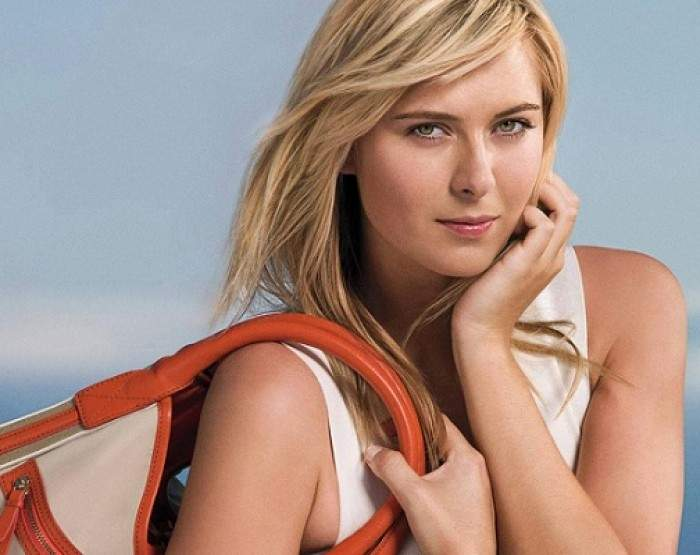
#> input picture test_images/maria1.jpg, 700 x 555 px
$ jupyter execute --allow-errors main.ipynb
#> lines starting #> are read from the running program, lines starting #| are printed output that depends on the picture
<h2 style='color:red' align='center'>Sport Celebrity Image Classification<h2>

Reference: https://github.com/codebasics/py/tree/master/DataScience/CelebrityFaceRecognition

[cell 1]
#Import neccessary library
import numpy as np
import pandas as pd
import cv2
import sklearn
import matplotlib.pyplot as plt

[cell 2]
# Read test image by opencv
img = cv2.imread('./test_images/maria1.jpg')
#> img is the input picture: shape (555, 700, 3); mean B, G, R 134.6, 144, 169.9
img.shape
#> Out = (555, 700, 3)

[cell 3]
# Show image
plt.imshow(img)

[cell 4]
# Change image color to gray
gray = cv2.cvtColor(img, cv2.COLOR_BGR2GRAY)
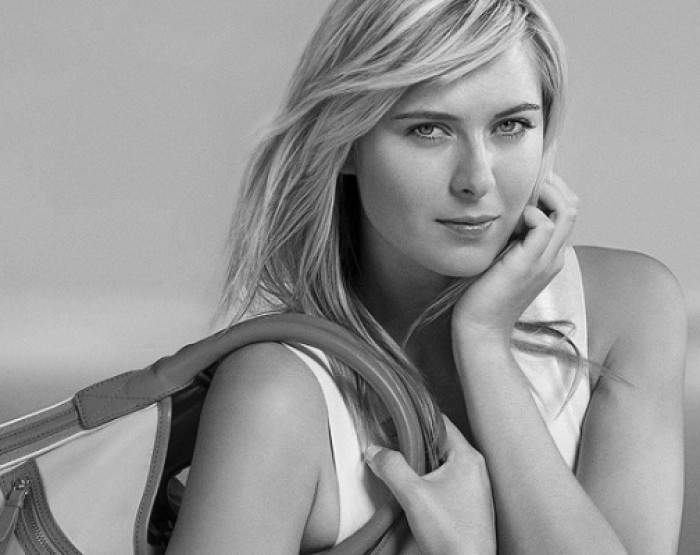
#> gray: shape (555, 700); min 0, max 254, mean 150.7
gray.shape
#> Out = (555, 700)

[cell 5]
plt.imshow(gray,cmap='gray')

[cell 6]
face_cascade  = cv2.CascadeClassifier('./opencv/haarcascades/haarcascade_frontalface_default.xml')
eye_cascade = cv2.CascadeClassifier('./opencv/haarcascades/haarcascade_eye.xml')

faces =  face_cascade.detectMultiScale(gray,1.3,5)
#> faces = [[352, 38, 233, 233]]
faces
#> Out = [[352, 38, 233, 233]]

[cell 7]
(x,y,w,h) =faces[0]
#> x = 352; y = 38; w = 233; h = 233
x,y,w,h
#> Out = (352, 38, 233, 233)

[cell 8]
# Detect face and draw a rectangle around the face
face_img = cv2.rectangle(img,(x,y),(x+w,y+h),(255,0,0),2)
plt.imshow(face_img)

[cell 9]
# Detect 2 eyes in a face
cv2.destroyAllWindows()
for (x,y,w,h) in faces:
    face_img = cv2.rectangle(img,(x,y),(x+w,y+h),(255,0,0),2)
    roi_gray = gray[y:y+h, x:x+w]
    roi_color = face_img[y:y+h, x:x+w]
    eyes = eye_cascade.detectMultiScale(roi_gray)
    for (ex,ey,ew,eh) in eyes:
        cv2.rectangle(roi_color,(ex,ey),(ex+ew,ey+eh),(0,255,0),2)
#> this loop made 1 pass
#> (x, y, w, h, eyes) on pass 1: (352, 38, 233, 233, [[134, 65, 47, 47], [50, 68, 48, 48]])
#> pass 1, `roi_gray = gray[y:y+h, x:x+w]`:
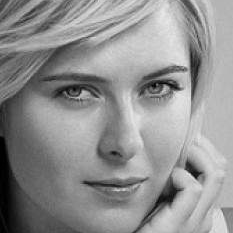
#> roi_gray: shape (233, 233); min 0, max 233, mean 144.5
#> after the loop:
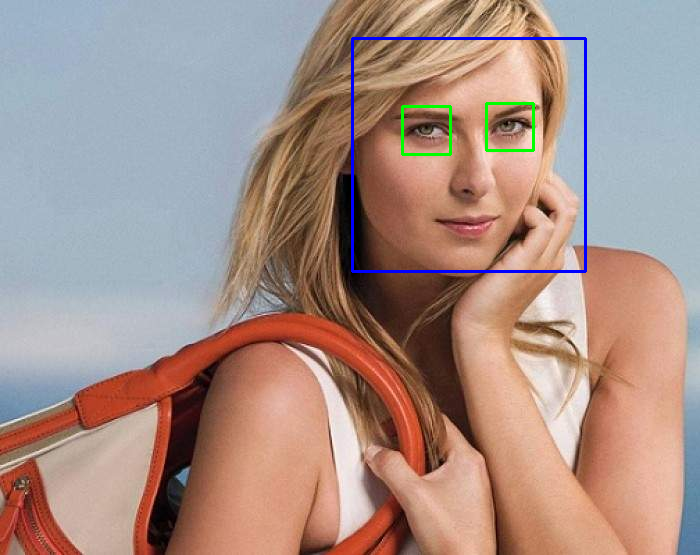
#> img: shape (555, 700, 3); mean B, G, R 135.3, 143.4, 168.2
#> after the loop:
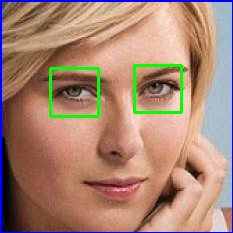
#> roi_color: shape (233, 233, 3); mean B, G, R 114.7, 133.5, 168.5


plt.figure()
plt.imshow(face_img, cmap='gray')
plt.show()

[cell 10]
# Focus only on the face's area
plt.imshow(roi_color,cmap='gray')

[cell 11]
# Create the function to cut the facial area if it has two eyes
def get_cropped_image_if_2_eyes(image_path):
#> called with image_path = './test_images/maria1.jpg'
    img = cv2.imread(image_path)
    gray = cv2.cvtColor(img, cv2.COLOR_BGR2GRAY)
    faces = face_cascade.detectMultiScale(gray, 1.3, 5)
#> faces = [[352, 38, 233, 233]]
    for (x,y,w,h) in faces:
        roi_gray = gray[y:y+h, x:x+w]
        roi_color = img[y:y+h, x:x+w]
        eyes = eye_cascade.detectMultiScale(roi_gray)
        if len(eyes) >= 2:
            return roi_color

[cell 12]
original_image = cv2.imread('./test_images/maria1.jpg')
plt.imshow(original_image)

[cell 13]
# Test cropped function
cropped_image = get_cropped_image_if_2_eyes('./test_images/maria1.jpg')
plt.imshow(cropped_image)

#### There are images with unclear facses and two eyes. Those images are bad our models to detect so we will try to filter them out.

[cell 14]
obstructed_image = cv2.imread('./test_images/maria2.jpg')
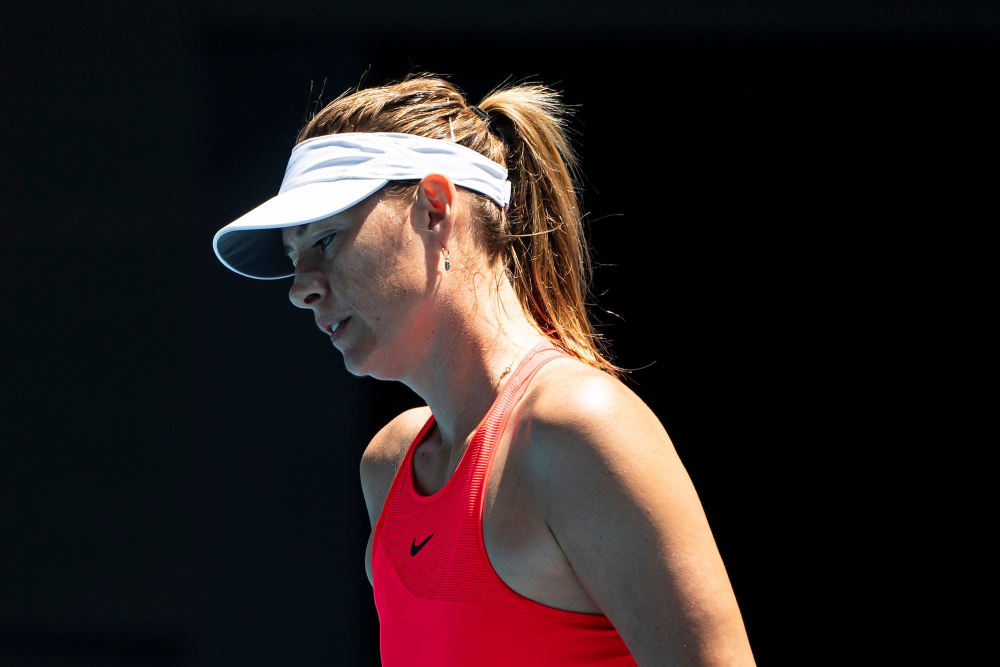
#> input picture test_images/maria2.jpg, 2000 x 1333 px (shown at 1/2 size)
#> obstructed_image is the input picture: shape (1333, 2000, 3); mean B, G, R 32.4, 32.3, 43.6
plt.imshow(obstructed_image)

[cell 15]
# Images that do not show two eye will return None in the function get_cropped_image_if_2_eyes()
cropped_image2 = get_cropped_image_if_2_eyes('./test_images/maria2.jpg')
#> call 2 of get_cropped_image_if_2_eyes, with image_path = './test_images/maria2.jpg'
#> in get_cropped_image_if_2_eyes (call 2), `gray = cv2.cvtColor(img, cv2.COLOR_BGR2GRAY)`:
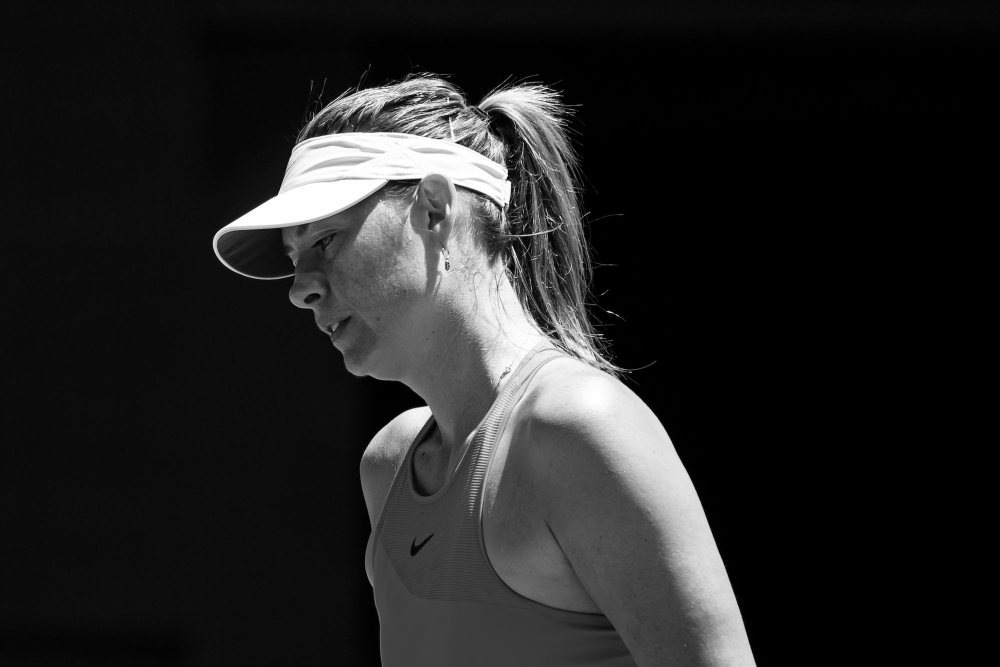
#> gray: shape (1333, 2000) (shown at 1/2 size); min 0, max 255, mean 35.7
#> in get_cropped_image_if_2_eyes (call 2), `faces = face_cascade.detectMultiScale(gray, 1.3, 5)`: faces = ()
cropped_image2

#### We create a cropped folder that seperates cropped images from our images set

[cell 16]
path_to_data = './images_dataset/'
path_to_cr_data = './images_dataset/cropped/'

[cell 17]
import os
img_dirs = []
for entry in os.scandir(path_to_data):
    if entry.is_dir():
        img_dirs.append(entry.path)
img_dirs

[cell 18]
# Check if the cropped folder exists. If yes, deleter and create a new folder.
import shutil
if os.path.exists(path_to_cr_data):
    shutil.rmtree(path_to_cr_data)
os.mkdir(path_to_cr_data)

[cell 19]
cropped_image_dirs = []
celebrity_file_names_dict = {}
#> (the rest of this cell did not finish here and is left out)

        if roi_color is not None:
            cropped_folder = path_to_cr_data + celebrity_name
            if not os.path.exists(cropped_folder):
                os.makedirs(cropped_folder)
                cropped_image_dirs.append(cropped_folder)
                print("Generating cropped images in folder: ",cropped_folder)
            cropped_file_name = celebrity_name + str(count) + ".png"
            cropped_file_path = cropped_folder + "/" + cropped_file_name
            cv2.imwrite(cropped_file_path, roi_color)
            celebrity_file_names_dict[celebrity_name].append(cropped_file_path)
            count += 1

### We will manually delete images with faces not match with a specific celebrity
### After we manually delete images. We will examine the cropped_image_dirs variable again and delete any unwanted images. Basically, we reconstruct the celebrity_file_names_dict to update with the remaining valid images.

[cell 20]
cropped_image_dirs =['./images_dataset/cropped/lebron_james',
'./images_dataset/cropped/lionel_messi',
'./images_dataset/cropped/maria_sharapova',
'./images_dataset/cropped/michael_jordan',
'./images_dataset/cropped/michael_phelps',
 './images_dataset/cropped/roger_federer',
 './images_dataset/cropped/serena_williams',
 './images_dataset/cropped/tiger_wood',
 './images_dataset/cropped/tom_brady',
 './images_dataset/cropped/virat_kohli']

[cell 21]
cropped_image_dirs

[cell 22]
celebrity_file_names_dict = {}
#> (the rest of this cell did not finish here and is left out)

In wavelet transformed image, you can see edges clearly and that can give us clues on various facial features such as eyes, nose, lips etc

[cell 23]
import pywt
import cv2

def w2d(img, mode='haar', level=1):
#> called with mode = 'db1', level = 5
    imArray = img
    #Datatype conversions
    #convert to grayscale
    imArray = cv2.cvtColor( imArray,cv2.COLOR_RGB2GRAY )
    #convert to float
    imArray =  np.float32(imArray)
    imArray /= 255
    # compute coefficients
    coeffs=pywt.wavedec2(imArray, mode, level=level)
#> coeffs = 6 items

    #Process Coefficients
    coeffs_H=list(coeffs)
#> coeffs_H = 6 items
    coeffs_H[0] *= 0;

    # reconstruction
    imArray_H=pywt.waverec2(coeffs_H, mode)
    imArray_H *= 255
    imArray_H =  np.uint8(imArray_H)

    return imArray_H

[cell 24]
im_har = w2d(cropped_image,'db1',5)
plt.imshow(im_har, cmap='gray')

### Images in cropped folder can be used for model training. We will use these raw images along with wavelet transformed images to train our classifier. Let's prepare X and y now

[cell 25]
# Generate a classifier number for each celebrity
class_dict = {}
count = 0
for celebrity_name in celebrity_file_names_dict.keys():
    class_dict[celebrity_name] = count
    count = count + 1
class_dict

[cell 26]
X, y = [], []

for celebrity_name, training_files in celebrity_file_names_dict.items():
    for training_image in training_files:
        print(training_image)
        img = cv2.imread(training_image)
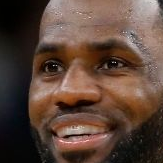
#> input picture images_dataset/cropped/lebron_james/lebron_james11.png, 163 x 163 px
#> img is the input picture: shape (163, 163, 3); mean B, G, R 57.5, 68.9, 91.9
        scalled_raw_img = cv2.resize(img, (32,32))
        img_har = w2d(img,'db1',5)
#> call 2 of w2d, with mode = 'db1', level = 5
#> in w2d (call 2), `imArray = cv2.cvtColor( imArray,cv2.COLOR_RGB2GRAY )`:
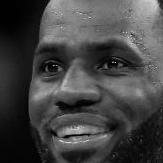
#> imArray: shape (163, 163); min 0, max 219, mean 68.1
#> in w2d (call 2), `imArray_H=pywt.waverec2(coeffs_H, mode)`:
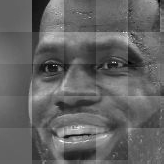
#> imArray_H: shape (164, 164) float32; min -0.404, max 0.627, mean 0; drawn with min black and max white
        scalled_img_har = cv2.resize(img_har,(32,32))
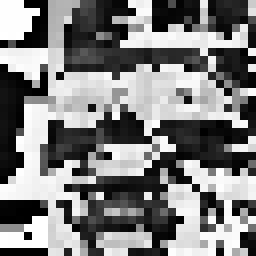
#> scalled_img_har: shape (32, 32) (shown 8 times larger); min 0, max 255, mean 127
        combined_img = np.vstack((scalled_raw_img.reshape(32*32*3,1),scalled_img_har.reshape(32*32,1)))
#> combined_img = 4096 values, max 255 at index 3108, min 0 at index 0, mean 85.96
        X.append(combined_img)
        y.append(class_dict[celebrity_name])

[cell 27]
X = np.array(X).reshape(len(X),4096).astype(float)
X.shape
#> Out = (3, 4096)

[cell 28]
X

[cell 29]
# Dump x in a list
X.tofile('X_array.csv')

[cell 30]
# # Get X_array from file and change the shape
# X_array = np.fromfile('X_array.csv')
# X_array = np.array(X_array).reshape(252,4096).astype(float)
# X_array.shape

[cell 31]
len(y)

[cell 32]
# Dump y in a list
with open('y_list.txt', 'w') as f:
    for item in y:
        f.write(f'{item} \n')

# [5 lines of commented-out code are left out]
